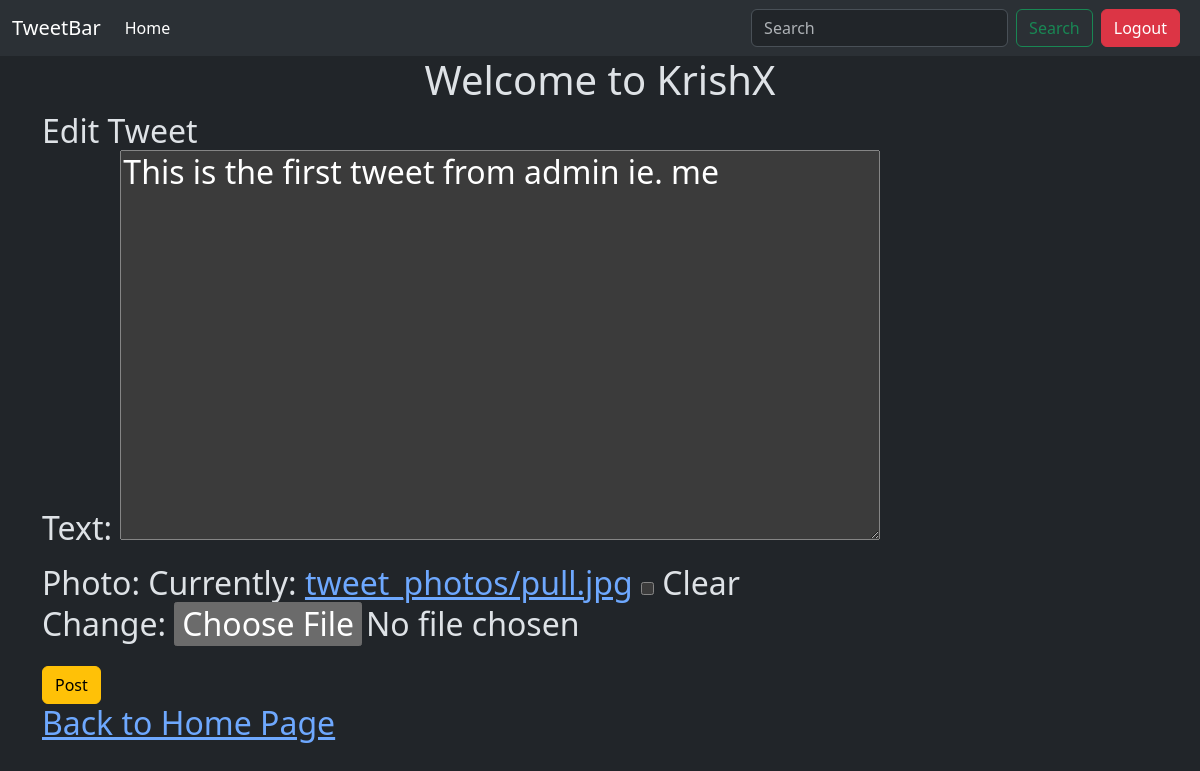
/tweet/1/edit/ (signed in), run on an earlier commit of the app's database.
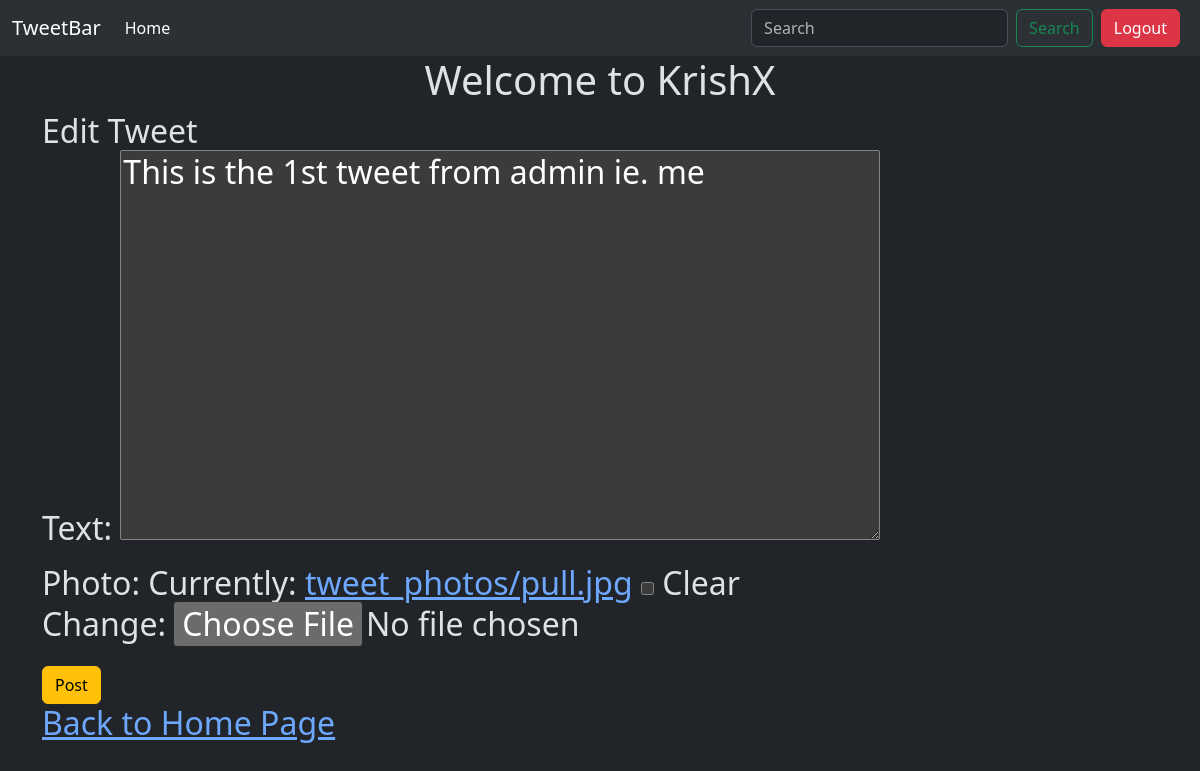
And on a later commit of the database.
### tweet/models.py (models this page shows, shortened)
class Tweet(models.Model):
    user = models.ForeignKey(User, on_delete=models.CASCADE)
    text = models.TextField(max_length=280)
    photo = models.ImageField(upload_to='tweet_photos/', blank = True, null = True)
    created_at = models.DateTimeField(auto_now_add=True)
    updated_at = models.DateTimeField(auto_now=True)

### tweet/views.py (the view)
# urls.py: path('<int:tweet_id>/edit/',views.tweet_edit, name = 'tweet_edit'),
@login_required
def tweet_edit(request, tweet_id):
    tweet = get_object_or_404(Tweet, pk = tweet_id, user = request.user)
    if request.method == 'POST':
        form = TweetForm(request.POST, request.FILES, instance=tweet)
        if form.is_valid():
            tweet = form.save(commit=False)
            tweet.user = request.user
            tweet.save()
            return redirect('tweet_list')
    else:
        form = TweetForm(instance=tweet)
    return render(request, 'tweet_form.html', {'form': form})

### tweet/forms.py
class TweetForm(forms.ModelForm):
    class Meta:
        model = Tweet
        fields = ['text', 'photo']

### tweet/templates/tweet_form.html (shortened to what this page needs)
{% extends "layout.html" %}
{% block content %}
<h1 class="text-center">Welcome to KrishX</h1>
<h2>
    {%if form.instance.pk %}Edit Tweet
    {% else %}Create Tweet
    {% endif %}
    <form method="post" enctype="multipart/form-data" class="form">
        {{form.as_p}}
        <button class="btn btn-warning" type="submit">Post</button>
    </form>
    <a href="{%url 'tweet_list'%}">Back to Home Page</a>
</h2>
{% endblock %}

### templates/layout.html (shortened to what this page needs)
{% load static %}
<!DOCTYPE html>
<html data-bs-theme="dark">
<head>
    <link href="https://cdn.jsdelivr.net/npm/bootstrap@5.3.8/dist/css/bootstrap.min.css" rel="stylesheet"
>
    <link rel="stylesheet" href="">
</head>
<body>
    <nav class="navbar navbar-expand-lg bg-body-tertiary">
        <div class="container-fluid">
            <a class="navbar-brand" href="#">TweetBar</a>
            <div class="collapse navbar-collapse" id="navbarSupportedContent">
                <ul class="navbar-nav me-auto mb-2 mb-lg-0">
                    <li class="nav-item">
                        <a href="{% url 'tweet_list' %}" class="nav-link active" aria-current="page">Home</a>
                    </li>
                </ul>
                <form class="d-flex" role="search" method="GET" action="{% url 'search_results' %}">
                    <input class="form-control me-2" type="search" placeholder="Search" aria-label="Search" name="q" />
                    <button class="btn btn-outline-success" type="submit">Search</button>
                </form>
                {% if user.is_authenticated %}
                <form class="mx-2" action="{% url 'logout' %}" method="post">
                    <button class="btn btn-danger" type="submit" onclick="myFunction()">Logout</button>
                </form>
                {%else%}
                <a href="{% url 'register' %}" class="btn btn-success mx-2">Register</a>
                <a href="{% url 'login' %}" class="btn btn-success mx-2">Login</a>
                {%endif%}
            </div>
        </div>
    </nav>
    <div class="container">
        {% block content %}
        {% endblock %}
    </div>
</body>
</html>

What changed in the data, as far as the page shows it:
changed Tweet: text "This is the first tweet from admin ie. me" → "This is the 1st tweet from admin ie. me"
